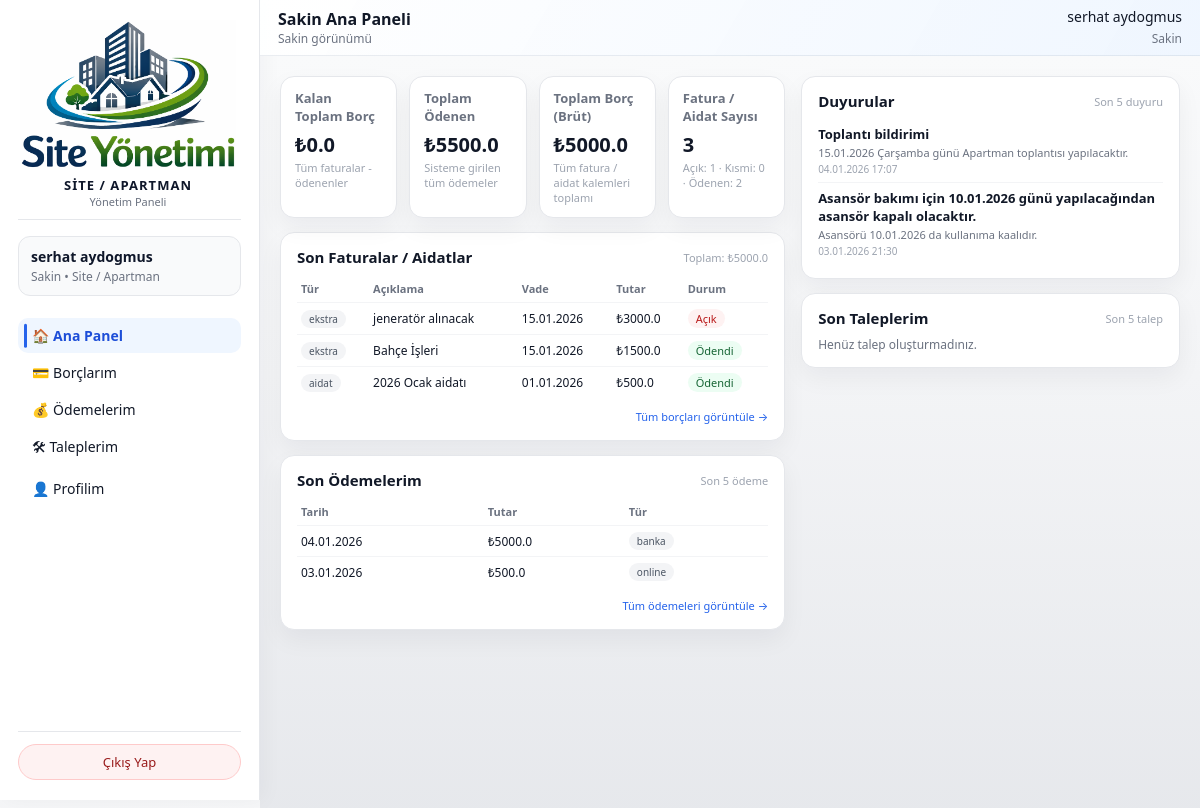
The page /resident/dashboard (signed in) on the database as committed earlier.
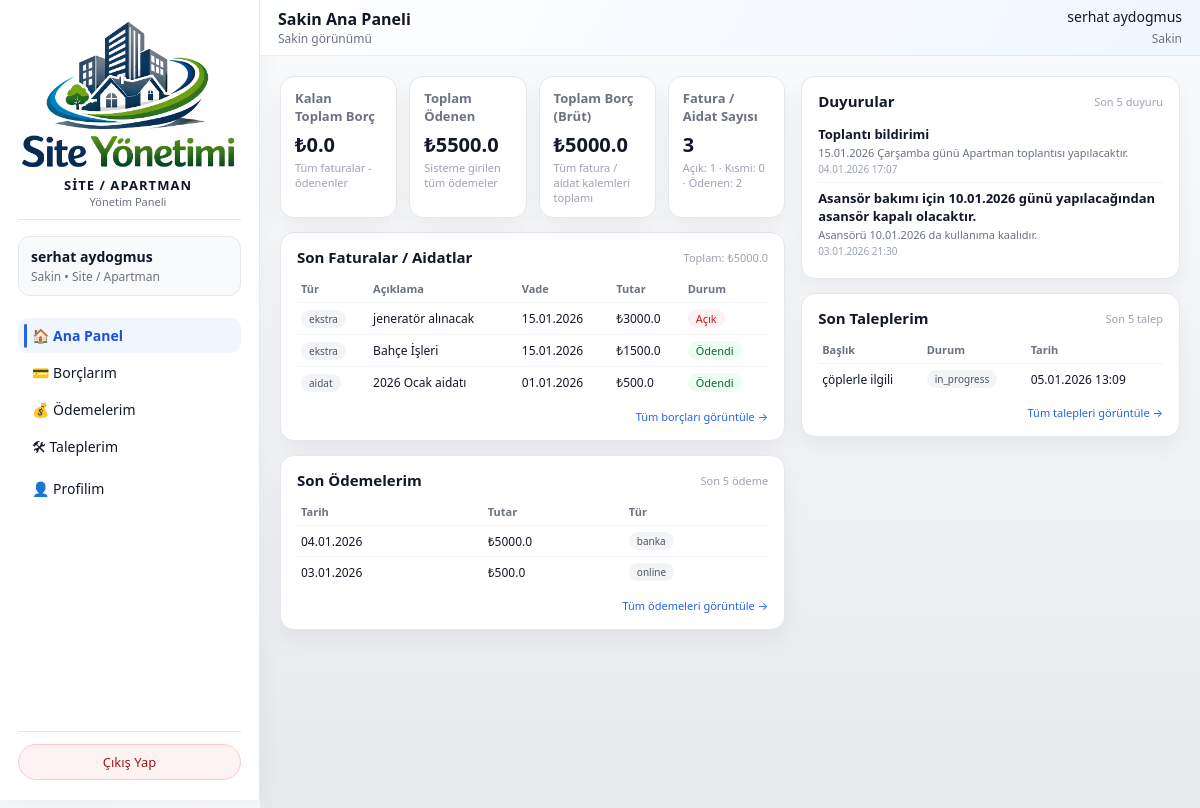
The same page on the database as committed later.
### models/bill_model.py (models this page shows, shortened)
class Bill(db.Model):
    __tablename__ = "bills"
    id = db.Column(db.Integer, primary_key=True)
    apartment_id = db.Column(db.Integer, db.ForeignKey("apartments.id"), nullable=False)
    description = db.Column(db.String(255), nullable=False)
    amount = db.Column(Numeric(10, 2), nullable=False)
    due_date = db.Column(db.Date, nullable=True)
    status = db.Column(db.String(20), nullable=False, default="open")
    type = db.Column(db.String(50), nullable=True)
    created_at = db.Column(db.DateTime, default=datetime.utcnow)
    updated_at = db.Column(
        db.DateTime, default=datetime.utcnow, onupdate=datetime.utcnow
    )
    payments = db.relationship("Payment", backref="bill", lazy="dynamic")

### models/payment_model.py (models this page shows, shortened)
class Payment(db.Model):
    __tablename__ = "payments"
    id = db.Column(db.Integer, primary_key=True)
    bill_id = db.Column(db.Integer, db.ForeignKey("bills.id"), nullable=True)
    apartment_id = db.Column(db.Integer, db.ForeignKey("apartments.id"), nullable=False)
    user_id = db.Column(db.Integer, db.ForeignKey("users.id"), nullable=True)
    amount = db.Column(Numeric(10, 2), nullable=False)
    payment_date = db.Column(db.DateTime, nullable=False, default=datetime.utcnow)
    method = db.Column(db.String(50), nullable=True)
    user = db.relationship("User", backref="payments", lazy=True)

### models/announcement_model.py (models this page shows, shortened)
class Announcement(db.Model):
    __tablename__ = "announcements"
    id = db.Column(db.Integer, primary_key=True)
    title = db.Column(db.String(200), nullable=False)
    content = db.Column(db.Text, nullable=False)
    created_at = db.Column(db.DateTime, default=datetime.utcnow)
    created_by = db.Column(db.Integer, db.ForeignKey("users.id"), nullable=True)
    target = db.Column(db.String(50), nullable=False, default="all")
    author = db.relationship("User", backref="announcements", lazy=True)

### models/ticket_model.py (models this page shows, shortened)
class Ticket(db.Model):
    __tablename__ = "tickets"
    id = db.Column(db.Integer, primary_key=True)
    apartment_id = db.Column(db.Integer, db.ForeignKey("apartments.id"), nullable=False)
    user_id = db.Column(db.Integer, db.ForeignKey("users.id"), nullable=False)
    title = db.Column(db.String(200), nullable=False)
    description = db.Column(db.Text, nullable=False)
    status = db.Column(db.String(20), nullable=False, default="open")
    priority = db.Column(db.String(20), nullable=False, default="normal")
    created_at = db.Column(db.DateTime, default=datetime.utcnow)
    updated_at = db.Column(
        db.DateTime, default=datetime.utcnow, onupdate=datetime.utcnow
    )
    closed_at = db.Column(db.DateTime, nullable=True)
    user = db.relationship("User", backref="tickets", lazy=True)

### routes/resident_routes.py (the view)
@resident_bp.route("/dashboard")
@resident_required
def dashboard():
    user, apartment = _get_current_resident()
    if not user:
        flash("Kullanıcı bulunamadı. Lütfen tekrar giriş yapın.", "error")
        return redirect(url_for("auth.logout"))
    stats = {
        "total_bills": 0,
        "open_bills": 0,
        "partial_bills": 0,
        "paid_bills": 0,
        "total_bills_amount": Decimal("0.00"),
        "total_open_amount": Decimal("0.00"),
        "total_paid_amount": Decimal("0.00"),
    }
    bills = []
    payments = []
    tickets = []
    announcements = []
    if apartment:
        stats = _compute_debt_stats_for_apartment(apartment.id)
        try:
            bills = (
                Bill.query.filter(Bill.apartment_id == apartment.id)
                .order_by(Bill.due_date.desc().nullslast(), Bill.created_at.desc())
                .all()
            )
        except SQLAlchemyError as exc:
            current_app.logger.exception("Sakin borç bilgileri alınamadı: %s", exc)
            flash("Borç bilgileriniz alınırken bir hata oluştu.", "error")
        try:
            payments = (
                Payment.query.filter(Payment.apartment_id == apartment.id)
                .order_by(Payment.payment_date.desc())
                .limit(5)
                .all()
            )
        except SQLAlchemyError as exc:
            current_app.logger.exception("Sakin ödeme listesi alınamadı: %s", exc)
            flash("Ödeme bilgileriniz alınırken bir hata oluştu.", "error")
    try:
        tickets = (
            Ticket.query.filter(Ticket.user_id == user.id)
            .order_by(Ticket.created_at.desc())
            .limit(5)
            .all()
        )
    except SQLAlchemyError as exc:
        current_app.logger.exception("Sakin talep listesi alınamadı: %s", exc)
        flash("Talep listeniz alınırken bir hata oluştu.", "error")
    try:
        announcements = (
            Announcement.query.filter(
                Announcement.target.in_(["all", "residents"])
            )
            .order_by(Announcement.created_at.desc())
            .limit(5)
            .all()
        )
    except SQLAlchemyError as exc:
        current_app.logger.exception("Sakin duyuru listesi alınamadı: %s", exc)
        flash("Duyurular alınırken bir hata oluştu.", "error")
    today = date.today()  # 🔹 bugünün tarihi
    return render_template(
        "resident/dashboard.html",
        user=user,
        apartment=apartment,
        stats=stats,
        bills=bills,
        payments=payments,
        tickets=tickets,
        announcements=announcements,
        today=today,  # 🔹 template’e gönder
    )

### routes/admin_routes.py (called while the page is built)
def get_site_display_name() -> str:
    default_name = "Site / Apartman"
    try:
        settings = SystemSetting.get_singleton()
        if settings and getattr(settings, "site_name", None):
            name = (settings.site_name or "").strip()
            if name:
                return name
    except SQLAlchemyError as exc:
        current_app.logger.exception("Site adı okunamadı: %s", exc)
    return default_name

@admin_bp.app_context_processor
def inject_site_name():
    name = session.get("site_name")
    if not name:
        name = get_site_display_name()  # DB'den oku (SystemSetting)
        session["site_name"] = name
    return {"current_site_name": name}

### routes/resident_routes.py (called while the page is built)
def _get_current_resident():
    user_id = session.get("user_id")
    if not user_id:
        return None, None
    try:
        user = User.query.get(user_id)
        if not user:
            return None, None
        apartment = None
        if user.apartment_id:
            apartment = Apartment.query.get(user.apartment_id)
        return user, apartment
    except SQLAlchemyError as exc:
        current_app.logger.exception("Sakin bilgisi alınamadı: %s", exc)
        return None, None

### templates/resident/dashboard.html (shortened to what the changed rows need)
{% extends "base.html" %}
{% block content %}
<div class="resident-dashboard-grid">
  <section>
    <div class="section-card" style="margin-bottom: 14px;">
      <div class="section-header">
        <h2>Son Faturalar / Aidatlar</h2>
      </div>
      {% if bills and bills|length > 0 %}
        <div style="overflow-x:auto;">
          <table class="list-table">
            <thead>
              <tr>
                <th>Tür</th>
                <th>Açıklama</th>
                <th>Vade</th>
                <th>Tutar</th>
                <th>Durum</th>
              </tr>
            </thead>
            <tbody>
              {% for bill in bills[:8] %}
                <tr>
                  <td>
                    <span class="pill-small">
                      {{ bill.type or "Genel" }}
                    </span>
                  </td>
                  <td>{{ bill.description or "-" }}</td>
                  <td>
                    {% if bill.due_date %}
                      {{ bill.due_date.strftime("%d.%m.%Y") }}
                    {% else %}
                      -
                    {% endif %}
                  </td>
                  <td>₺{{ bill.amount | float | round(2) }}</td>
                  <td>
                    {% if bill.status == "open" %}
                      <span class="status-pill status-open">Açık</span>
                    {% elif bill.status == "partial" %}
                      <span class="status-pill status-partial">Kısmi</span>
                    {% elif bill.status == "paid" %}
                      <span class="status-pill status-paid">Ödendi</span>
                    {% else %}
                      <span class="status-pill">{{ bill.status }}</span>
                    {% endif %}
                  </td>
                </tr>
              {% endfor %}
            </tbody>
          </table>
        </div>
      {% else %}
        <p style="font-size:12px; color:#6b7280; margin:0;">
          Kayıtlı fatura / aidat bulunmuyor.
        </p>
      {% endif %}
    </div>
    <div class="section-card">
      <div class="section-header">
        <h2>Son Ödemelerim</h2>
      </div>
      {% if payments and payments|length > 0 %}
        <div style="overflow-x:auto;">
          <table class="list-table">
            <thead>
              <tr>
                <th>Tarih</th>
                <th>Tutar</th>
                <th>Tür</th>
              </tr>
            </thead>
            <tbody>
              {% for p in payments %}
                <tr>
                  <td>
                    {% if p.payment_date %}
                      {{ p.payment_date.strftime("%d.%m.%Y") }}
                    {% else %}
                      -
                    {% endif %}
                  </td>
                  <td>₺{{ p.amount | float | round(2) }}</td>
                  <td>
                    {% if p.method %}
                      <span class="pill-small">{{ p.method }}</span>
                    {% else %}
                      -
                    {% endif %}
                  </td>
                </tr>
              {% endfor %}
            </tbody>
          </table>
        </div>
      {% else %}
        <p style="font-size:12px; color:#6b7280; margin:0;">
          Henüz ödeme kaydı bulunmuyor.
        </p>
      {% endif %}
    </div>
  </section>
  <aside style="display:flex; flex-direction:column; gap:14px;">
    <div class="section-card">
      <div class="section-header">
        <h2>Duyurular</h2>
      </div>
      {% if announcements and announcements|length > 0 %}
        {% for ann in announcements %}
        {% set is_expired = ann.created_at and (today - ann.created_at.date()).days >= 29 %}
          <div class="announcement-item" style="{% if is_expired %}opacity:0.6;{% endif %}">
            <h4 style="{% if is_expired %}text-decoration:line-through;{% endif %}">{{ ann.title }}</h4>
            {% if ann.content %}
              <p style="{% if is_expired %}text-decoration:line-through;{% endif %}">{{ ann.content }}</p>
            {% endif %}
            <div class="announcement-meta">
              {{ ann.created_at.strftime("%d.%m.%Y %H:%M") }}
            </div>
          </div>
        {% endfor %}
      {% else %}
        <p style="font-size:12px; color:#6b7280; margin:0;">
          Henüz duyuru bulunmuyor.
        </p>
      {% endif %}
    </div>
    <div class="section-card">
      <div class="section-header">
        <h2>Son Taleplerim</h2>
        <span>Son 5 talep</span>
      </div>
      {% if tickets and tickets|length > 0 %}
        <div style="overflow-x:auto;">
          <table class="list-table">
            <thead>
              <tr>
                <th>Başlık</th>
                <th>Durum</th>
                <th>Tarih</th>
              </tr>
            </thead>
            <tbody>
              {% for t in tickets %}
                <tr>
                  <td>{{ t.title }}</td>
                  <td>
                    <span class="pill-small">
                      {{ t.status or "open" }}
                    </span>
                  </td>
                  <td>
                    {{ t.created_at.strftime("%d.%m.%Y %H:%M") }}
                  </td>
                </tr>
              {% endfor %}
            </tbody>
          </table>
        </div>
        <div style="margin-top: 6px; text-align:right;">
          <a href="{{ url_for('resident.taleplerim') }}" style="font-size:11px; color:#2563eb; text-decoration:none;">
            Tüm talepleri görüntüle →
          </a>
        </div>
      {% else %}
        <p style="font-size:12px; color:#6b7280; margin:0;">
          Henüz talep oluşturmadınız.
        </p>
      {% endif %}
    </div>
  </aside>
</div>
{% endblock %}

Rows that differ between the two databases and show on the page:
added Ticket: title "çöplerle ilgili", status "in_progress", created_at "05.01.2026 13:09"
Other text that changed with them:
text no longer shown: "Henüz talep oluşturmadınız."
text now shown: "Başlık Durum Tarih Tüm talepleri görüntüle →"
